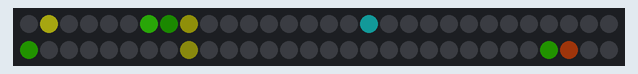
Recording of a program running on a simulated Raspberry Pi Pico running MicroPython. Parts: 60 RGB LEDs in strip order, left to right, continuing on the next row. Dim RGB values are drawn brighter than linear; random numbers come from a fixed seed; library files of the repository ran but are not shown: ws2812b.py.

Above: at 0.13 s.
At 5.24 s:
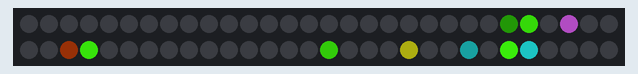
At 10.36 s:
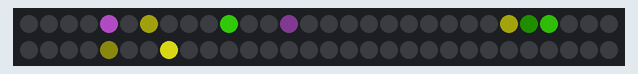
At 19.94 s:
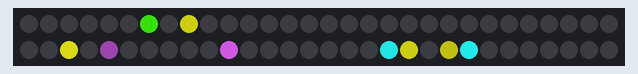
At 29.84 s:
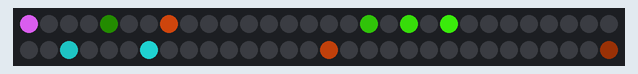
At 39.86 s:
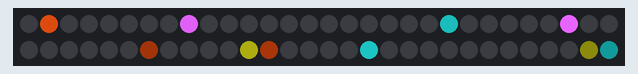

The program:

main.py
```python
# https://github.com/benevpi/pico_python_ws2812b/tree/main/examples
import time
import ws2812b
import random

numpix = 60  # Number of NeoPixels
# Pin where NeoPixels are connected
strip = ws2812b.ws2812b(numpix, 0,0)

colors = [
    [232, 100, 255],  # Purple
    [200, 200, 20],  # Yellow
    [30, 200, 200],  # Blue
    [150,50,10],
    [50,200,10],
]

max_len=20
min_len = 5
#pixelnum, posn in flash, flash_len, direction
flashing = []

num_flashes = 10

for i in range(num_flashes):
    pix = random.randint(0, numpix - 1)
    col = random.randint(1, len(colors) - 1)
    flash_len = random.randint(min_len, max_len)
    flashing.append([pix, colors[col], flash_len, 0, 1])

strip.fill(0,0,0)

while True:
    strip.show()
    for i in range(num_flashes):

        pix = flashing[i][0]
        brightness = (flashing[i][3]/flashing[i][2])
        colr = (int(flashing[i][1][0]*brightness),
                int(flashing[i][1][1]*brightness),
                int(flashing[i][1][2]*brightness))
        strip.set_pixel(pix, colr[0], colr[1], colr[2])

        if flashing[i][2] == flashing[i][3]:
            flashing[i][4] = -1
        if flashing[i][3] == 0 and flashing[i][4] == -1:
            pix = random.randint(0, numpix - 1)
            col = random.randint(0, len(colors) - 1)
            flash_len = random.randint(min_len, max_len)
            flashing[i] = [pix, colors[col], flash_len, 0, 1]
        flashing[i][3] = flashing[i][3] + flashing[i][4]
        time.sleep(0.005)
```
